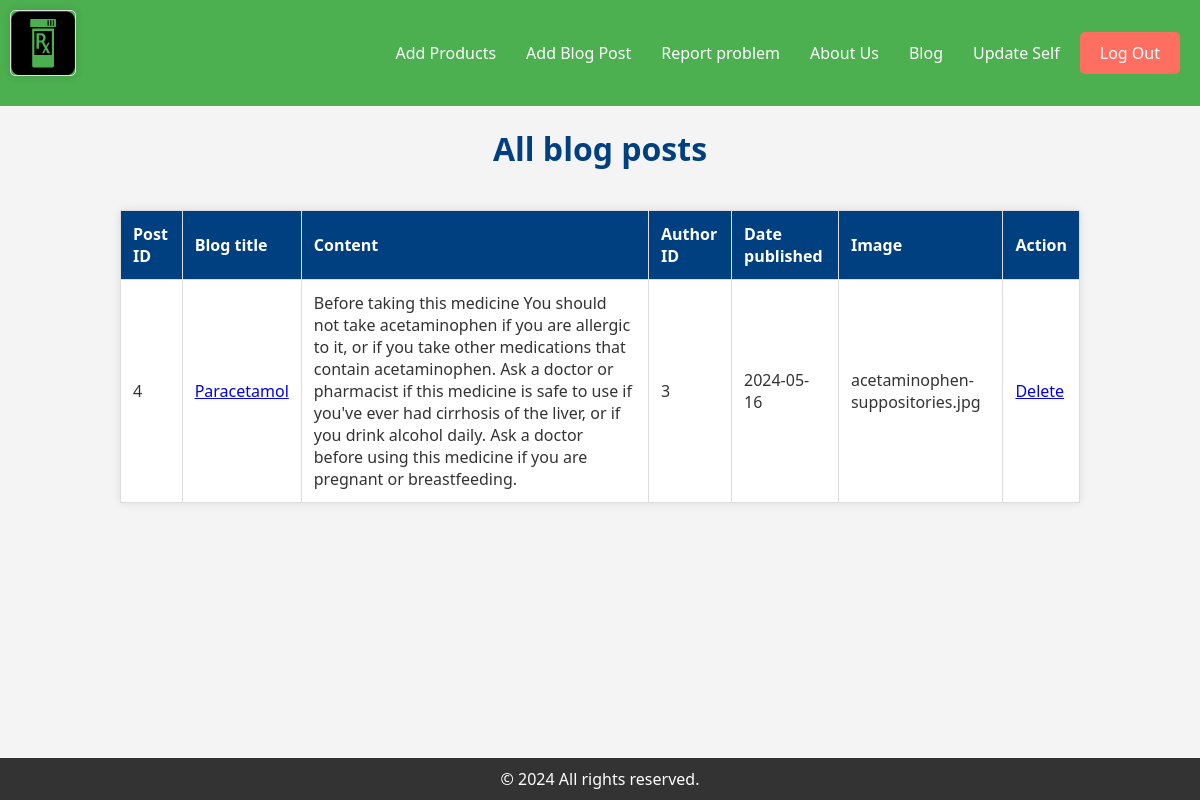
/manufacturer/viewPost.php (signed in), run on the app's committed database.
### tables this page shows
CREATE TABLE `posts` (
  `id` int(255) NOT NULL,
  `title` varchar(255) NOT NULL,
  `content` text NOT NULL,
  `author_name` varchar(255) NOT NULL,
  `created_at` date NOT NULL DEFAULT current_timestamp(),
  `image` varchar(255) NOT NULL,
  `role` varchar(255) NOT NULL,
  `author_id` int(255) NOT NULL
);

### manufacturer/viewPost.php (the view, shortened to what this page needs)
<!DOCTYPE html>
<html lang="en">
<head>
</head>
<body>
    <?php
    include("manufacturer_header.php");
    $stmt = $conn->prepare("SELECT * FROM posts WHERE author_id = ?");
    $stmt->bind_param("i", $user_id);
    $stmt->execute();
    $result = $stmt->get_result();
    if ($result->num_rows > 0) {
    ?>
        <h1>All blog posts</h1>
        <table>
            <tr>
                <th>Post ID</th>
                <th>Blog title</th>
                <th>Content</th>
                <th>Author ID</th>
                <th>Date published</th>
                <th>Image</th>
                <th>Action</th>
            </tr>
            <?php
            while ($fetch_details = $result->fetch_assoc()) {
            ?>
                <tr>
                    <td><?= $fetch_details['id']; ?></td>
                    <td>
                        <a href="singleBlog.php?id=<?= $fetch_details['id']; ?>">
                            <?= $fetch_details['title']; ?>
                        </a>
                    </td>
                    <td><?= $fetch_details['content']; ?></td>
                    <td><?= $fetch_details['author_id']; ?></td>
                    <td><?= $fetch_details['created_at']; ?></td>
                    <td><?= $fetch_details['image']; ?></td>
                    <td><a href="viewPost.php?delete=<?= $fetch_details['id']; ?>" onclick="return confirm('Are you sure!')">Delete</a>
                    </td>
                </tr>
            <?php
            }
            ?>
        </table>
    <?php
    } else {
        echo "<p class='error'>No Posted posts. Add some</p>";
        exit();
    }
    ?>
    <?php
    include("../includes/footer.php");
    ?>
</body>
</html>

### manufacturer/viewPost.php (style rules this page uses)
body { font-family: 'Arial', sans-serif; margin: 20px; text-align: center; background-color: #f5f5f5; color: #333; }
h1 { color: #004080; margin-bottom: 20px; }
table { border-collapse: collapse; width: 80%; margin: 20px auto; background-color: #fff; border: 1px solid #ddd; border-radius: 5px; box-shadow: 0 0 10px rgba(0, 0, 0, 0.1); }
th, td { border: 1px solid #ddd; padding: 12px; text-align: left; }
th { background-color: #004080; color: #fff; }

### includes/footer.php (style rules this page uses)
body { font-family: 'Segoe UI', Tahoma, Geneva, Verdana, sans-serif; margin: 0; padding: 0; background-color: #f4f4f4; color: #333; display: flex; flex-direction: column; min-height: 100vh; }

### data on the page
posts: id "4", title "Paracetamol", content "Before taking this medicine You should not take acetaminophen if you are allergic to it, or if you take other medications that contain acetaminophen. Ask a doctor or pharmacist if this medicine is safe to use if you've ever had cirrhosis of the liver, or if you drink alcohol daily. Ask a doctor before using this medicine if you are pregnant or breastfeeding.", author "3", created_at "2024-05-16", image "acetaminophen-suppositories.jpg"
